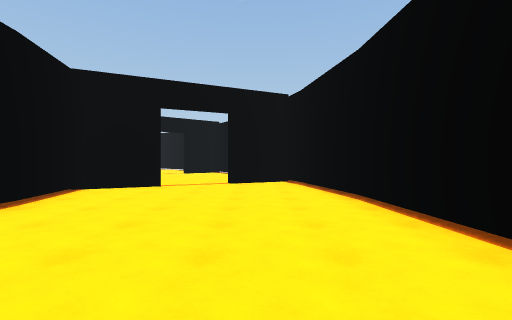
view 1 (above)

13 first-person views from a walk through a Unity game level. The camera is 1.4 m above the floor, looks level and sees 85° across. Doors are open. The floor is counted in squares, 2 m on a side. Each view is taken from the middle of a square. On the plan, view 1 faces up. The plan holds only what a view shows up to about 9 squares ahead; the rest is blank. The place goes on beyond the plan. The player character is not drawn.

view 2
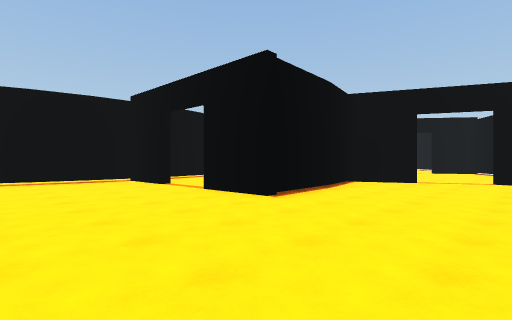

view 3
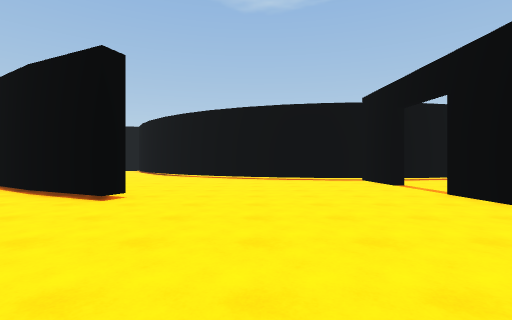

view 4
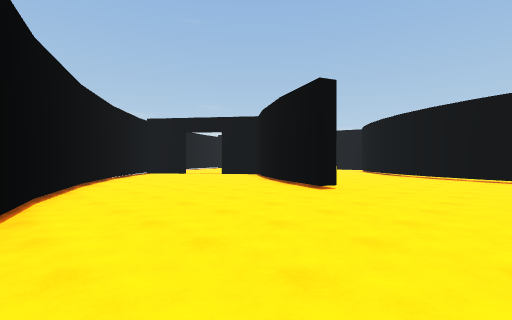

view 5
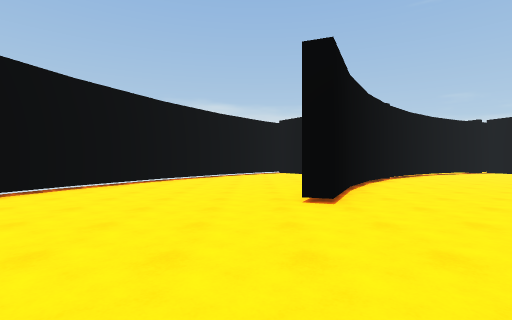

view 6
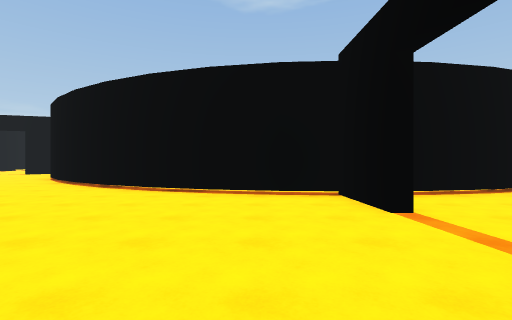

view 7
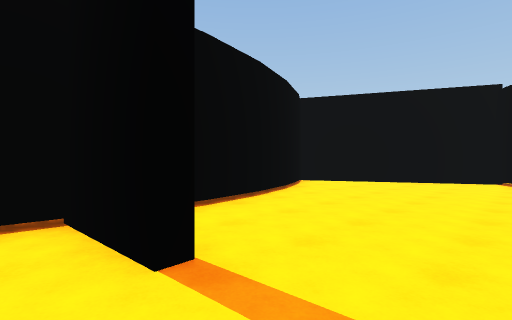

view 8
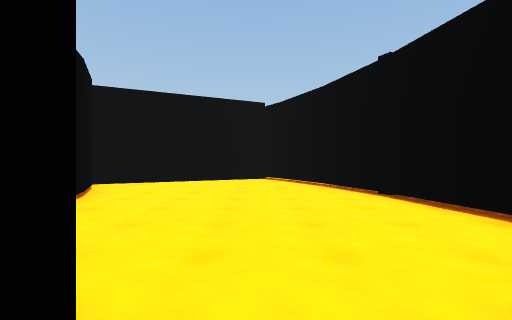

view 9
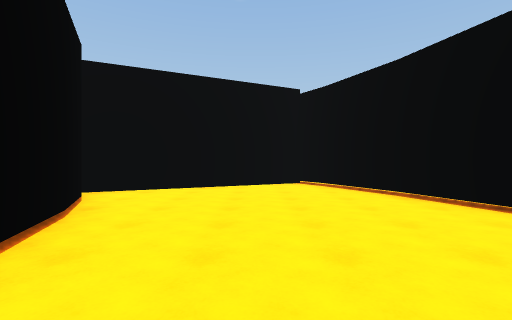

view 10
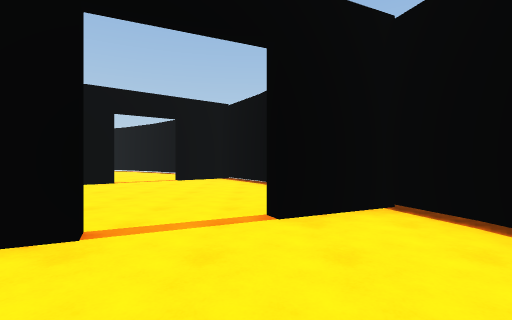

view 11
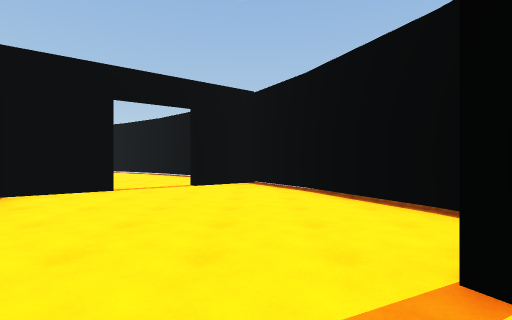

view 12
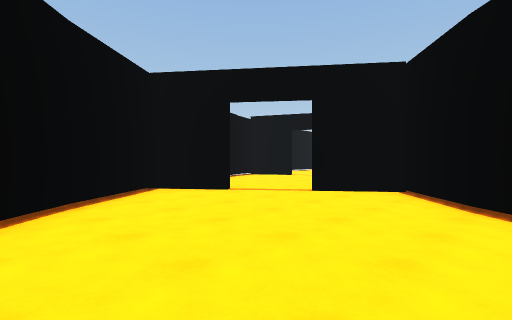

view 13
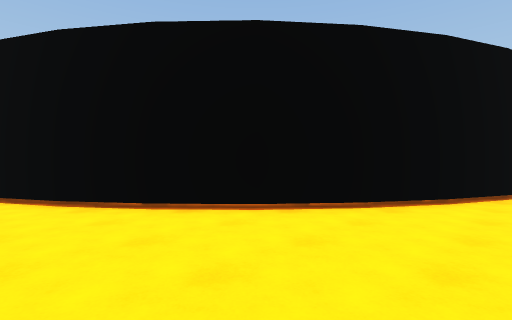

### Floor plan
Points are (right, up) in squares from view 1. A wall is a line through its corners. A room is listed if a view was taken in it or the views show most of it. See-through windows are left out.
Room 1 (views 1, 2, 3, 4, 5, 6, 7, 8, 10, 11, 13)
walls: (-5.3, -4.4) (-4.8, -4.6) (-5.8, -6.7); (-3.9, 2) (-5.7, 1.9); (-6.2, -6.4) (-5.7, -5.4); (-5.7, -6.7) (-6.7, -8.1); (-7.6, 1.8) (-9.5, 1.7) (-9.6, 0.4); (-9.8, -0.9) (-10.4, -2.4); (-9.6, 0.6) (-9.9, -1); (-10.3, -2.4) (-11, -3.8) (-11.8, -5.1); (-3.6, 4.3) (-3.5, 2.1); (0.3, -6.7) (0.8, -5.1); (-7.3, -8.3) (-6.1, -6.4); (-0.9, -9.3) (0.4, -6.6); (-7.9, -9) (-7.4, -8.3); (-11.8, -5) (-12.8, -6.3); (1.8, 5.2) (1.3, 7.8) (0.9, 9.1) (-0.8, 8.2); (-2.5, 7.4) (-4.1, 6.7) (-3.6, 4.2); (-12.8, -6.2) (-13.9, -7.2); (-15.1, -8.1) (-16.2, -8.7)
ways out: open door at (-6.5, 2) to room 2; open door at (-1.5, 8)
Room 2 (view 9)
walls: (-4.5, 6.3) (-5.2, 8.5); (-5.2, 8.4) (-6.2, 10.5); (-9.9, 5.1) (-9.6, 3.5); (-4.1, 4.2) (-4.6, 6.5); (-11, 7.8) (-10.3, 6.4) (-9.8, 4.9); (-6.1, 10.4) (-6.8, 11.4) (-11.8, 9)
ways out: open door at (-6.5, 2) to room 1
Room 3 (view 12)
walls: (-8.2, 14.1) (-6.9, 12.5) (-5.4, 13.6); (-3.8, 14.8) (-2.5, 15.8) (-4.4, 18.1)
ways out: open door at (-4.5, 14)

Positions as (right, up) in squares from view 1, and headings:
1: (0, 0), facing up
2: (0, -2), facing up-left
3: (0, -2), facing left
4: (1, -1), facing down-left
5: (-4, 0), facing down
6: (-4, 0), facing left
7: (-6, 1), facing up-left
8: (-7, 1), facing up
9: (-8, 3), facing up
10: (-1, 5), facing up
11: (-2, 7), facing up
12: (-9, 19), facing down-right
13: (-10, -9), facing up-left
